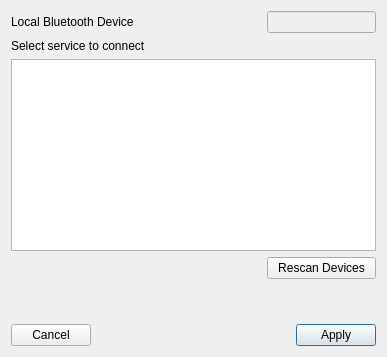
<?xml version="1.0" encoding="UTF-8"?>
<ui version="4.0">
 <class>BluetoothSettingsDialog</class>
 <widget class="QDialog" name="BluetoothSettingsDialog">
  <property name="geometry">
   <rect>
    <x>0</x>
    <y>0</y>
    <width>387</width>
    <height>357</height>
   </rect>
  </property>
  <property name="sizePolicy">
   <sizepolicy hsizetype="Preferred" vsizetype="Fixed">
    <horstretch>0</horstretch>
    <verstretch>0</verstretch>
   </sizepolicy>
  </property>
  <property name="windowTitle">
   <string>Bluetooth Settings</string>
  </property>
  <layout class="QGridLayout" name="gridLayout_3">
   <item row="3" column="2">
    <widget class="QLineEdit" name="localDevEdit">
     <property name="enabled">
      <bool>false</bool>
     </property>
    </widget>
   </item>
   <item row="13" column="0" colspan="3">
    <layout class="QHBoxLayout" name="horizontalLayout">
     <item>
      <widget class="QPushButton" name="cancelButton">
       <property name="text">
        <string>Cancel</string>
       </property>
       <property name="autoDefault">
        <bool>false</bool>
       </property>
      </widget>
     </item>
     <item>
      <spacer name="horizontalSpacer">
       <property name="orientation">
        <enum>Qt::Horizontal</enum>
       </property>
       <property name="sizeHint" stdset="0">
        <size>
         <width>96</width>
         <height>20</height>
        </size>
       </property>
      </spacer>
     </item>
     <item>
      <widget class="QPushButton" name="applyButton">
       <property name="sizePolicy">
        <sizepolicy hsizetype="Fixed" vsizetype="Fixed">
         <horstretch>20</horstretch>
         <verstretch>10</verstretch>
        </sizepolicy>
       </property>
       <property name="text">
        <string>Apply</string>
       </property>
       <property name="default">
        <bool>true</bool>
       </property>
      </widget>
     </item>
    </layout>
   </item>
   <item row="3" column="0">
    <widget class="QLabel" name="btLabel">
     <property name="sizePolicy">
      <sizepolicy hsizetype="Fixed" vsizetype="Fixed">
       <horstretch>0</horstretch>
       <verstretch>0</verstretch>
      </sizepolicy>
     </property>
     <property name="text">
      <string>Local Bluetooth Device</string>
     </property>
    </widget>
   </item>
   <item row="3" column="1">
    <spacer name="horizontalSpacer_2">
     <property name="orientation">
      <enum>Qt::Horizontal</enum>
     </property>
     <property name="sizeHint" stdset="0">
      <size>
       <width>40</width>
       <height>20</height>
      </size>
     </property>
    </spacer>
   </item>
   <item row="5" column="0">
    <widget class="QLabel" name="serviceLabel">
     <property name="text">
      <string>Select service to connect</string>
     </property>
    </widget>
   </item>
   <item row="7" column="0" colspan="3">
    <widget class="QListWidget" name="btListWidget">
     <property name="contextMenuPolicy">
      <enum>Qt::CustomContextMenu</enum>
     </property>
    </widget>
   </item>
   <item row="10" column="2">
    <spacer name="verticalSpacer">
     <property name="orientation">
      <enum>Qt::Vertical</enum>
     </property>
     <property name="sizeHint" stdset="0">
      <size>
       <width>20</width>
       <height>10</height>
      </size>
     </property>
    </spacer>
   </item>
   <item row="9" column="2">
    <widget class="QPushButton" name="btActivateButton">
     <property name="sizePolicy">
      <sizepolicy hsizetype="Expanding" vsizetype="Fixed">
       <horstretch>0</horstretch>
       <verstretch>0</verstretch>
      </sizepolicy>
     </property>
     <property name="text">
      <string>Rescan Devices</string>
     </property>
    </widget>
   </item>
  </layout>
 </widget>
 <tabstops>
  <tabstop>btListWidget</tabstop>
  <tabstop>applyButton</tabstop>
  <tabstop>cancelButton</tabstop>
 </tabstops>
 <resources/>
 <connections/>
</ui>
